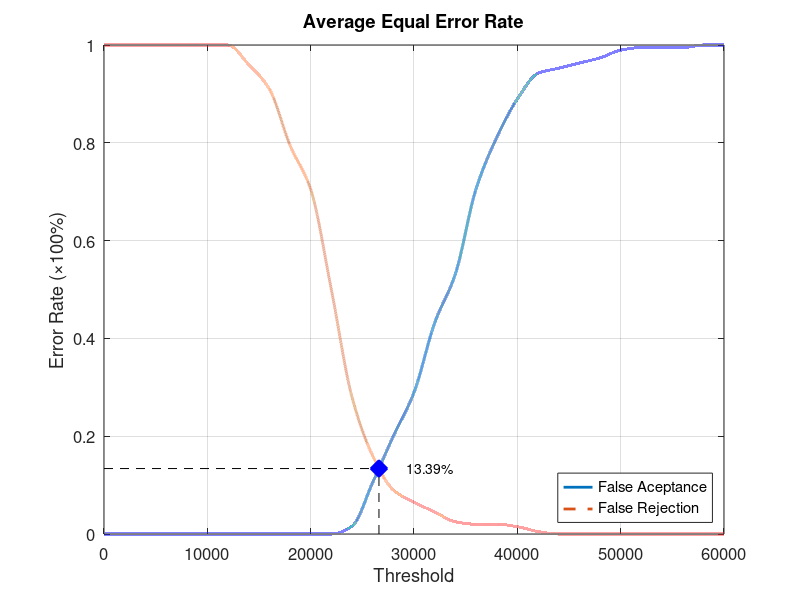
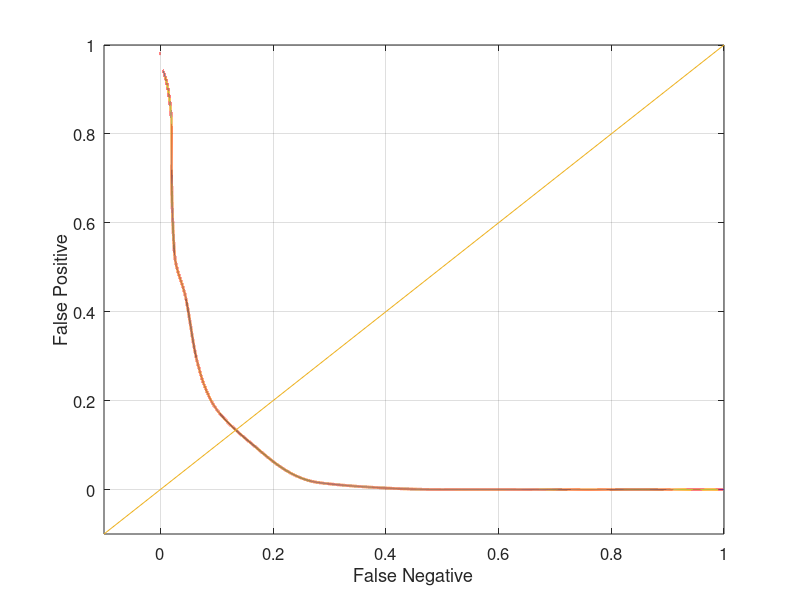

Write the MATLAB code that produced these figures, in order.
function yEER = Database1_2
close all;
clear;
clc;
x = 0:2000:60000;
xq = 0:0.5:60000;

y0 = [0 0 0 0 0 0 0 0 0 0 0 0 0.0157895 0.105263 0.2 0.289474 0.431579 0.531579 0.705263 0.810526 0.889474 0.942105 0.952632 0.963158 0.973684 0.989474 0.994737 0.994737 0.994737 1 1];
yy0 = interp1(x, y0, xq, 'pchip');
y1 = [1 1 1 1 1 1 1 0.96 0.91 0.795 0.705 0.5 0.28 0.16 0.09 0.065 0.045 0.025 0.02 0.02 0.015 0.005 0 0 0 0 0 0 0 0 0];
yy1 = interp1(x, y1, xq, 'pchip');

% Calculating EER: 
y2 = abs(y0 - y1);
find(y2 == min(y2))
yy2 = abs(yy0 - yy1);
xEER = find(yy2 == min(yy2));
xEERIndex = xq(xEER) % X-axis EER
yEER = yy0(xEER) % Y-axis EER

main = figure
plot(xq, yy0,'-','LineWidth', 2);	hold on
plot(xq, yy1,'--','LineWidth', 2);	hold on
plot([xEERIndex xEERIndex], [0 yEER], 'k--');	hold on
plot([0 xEERIndex], [yEER yEER], 'k--');	hold on
plot(xEERIndex, yEER, 'bx', 'LineWidth', 10);	hold on
text(xEERIndex + 10 * xEERIndex / 100, yEER, [num2str(round((10000 * yEER)) / 100) '%'])
legend('False Aceptance', 'False Rejection', 'Location', 'SouthEast')
xlabel('Threshold')
ylabel('Error Rate (\times100%)')
title('Average Equal Error Rate')
set(gca, 'FontSize', 12)
axis([0 60000 0 1])
grid on

print(main, 'Database1_2Main', '-dpng');
FNRxFPR = figure('Color', [1 1 1]);
plot(yy1, yy0, '-', yy1, yy0, 'LineWidth', 2);
hold on
y = -0.1:0.1:1
plot(y, y); 
set(gca, 'FontSize', 12)
xlabel('False Negative')
ylabel('False Positive')
axis([-0.1 1 -0.1 1])
set(gca, 'FontSize', 12)
grid on

print(FNRxFPR, 'Database1_2FNRxFPR','-dpng');
end
